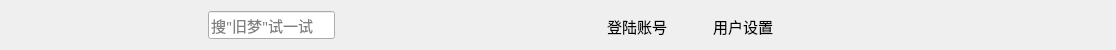
  <widget class="QWidget" name="widget" native="true">
   <property name="geometry">
    <rect>
     <x>0</x>
     <y>0</y>
     <width>1116</width>
     <height>50</height>
    </rect>
   </property>
   <property name="minimumSize">
    <size>
     <width>1031</width>
     <height>50</height>
    </size>
   </property>
   <property name="maximumSize">
    <size>
     <width>16777215</width>
     <height>50</height>
    </size>
   </property>
   <property name="font">
    <font>
     <family>微软雅黑</family>
     <pointsize>11</pointsize>
    </font>
   </property>
   <layout class="QHBoxLayout" name="horizontalLayout_2">
    <item>
     <widget class="QLabel" name="lb_icon">
      <property name="minimumSize">
       <size>
        <width>30</width>
        <height>30</height>
       </size>
      </property>
      <property name="maximumSize">
       <size>
        <width>30</width>
        <height>30</height>
       </size>
      </property>
      <property name="font">
       <font>
        <family>微软雅黑</family>
        <pointsize>11</pointsize>
       </font>
      </property>
      <property name="text">
       <string/>
      </property>
      <property name="pixmap">
       <pixmap resource="resource.qrc">:/lib/yinyue.png</pixmap>
      </property>
      <property name="scaledContents">
       <bool>true</bool>
      </property>
     </widget>
    </item>
    <item>
     <spacer name="horizontalSpacer">
      <property name="font">
       <font>
        <family>微软雅黑</family>
        <pointsize>11</pointsize>
       </font>
      </property>
      <property name="orientation">
       <enum>Qt::Horizontal</enum>
      </property>
      <property name="sizeHint" stdset="0">
       <size>
        <width>176</width>
        <height>20</height>
       </size>
      </property>
     </spacer>
    </item>
    <item>
     <widget class="QLineEdit" name="le_search">
      <property name="font">
       <font>
        <family>微软雅黑</family>
        <pointsize>11</pointsize>
       </font>
      </property>
      <property name="text">
       <string/>
      </property>
      <property name="placeholderText">
       <string>搜&quot;旧梦&quot;试一试</string>
      </property>
     </widget>
    </item>
    <item>
     <widget class="QPushButton" name="pb_search">
      <property name="font">
       <font>
        <family>微软雅黑</family>
        <pointsize>11</pointsize>
       </font>
      </property>
      <property name="text">
       <string/>
      </property>
      <property name="icon">
       <iconset resource="resource.qrc">
        <normaloff>:/lib/sousuo2.png</normaloff>:/lib/sousuo2.png</iconset>
      </property>
      <property name="iconSize">
       <size>
        <width>30</width>
        <height>30</height>
       </size>
      </property>
      <property name="flat">
       <bool>true</bool>
      </property>
     </widget>
    </item>
    <item>
     <spacer name="horizontalSpacer_2">
      <property name="font">
       <font>
        <family>微软雅黑</family>
        <pointsize>11</pointsize>
       </font>
      </property>
      <property name="orientation">
       <enum>Qt::Horizontal</enum>
      </property>
      <property name="sizeHint" stdset="0">
       <size>
        <width>175</width>
        <height>20</height>
       </size>
      </property>
     </spacer>
    </item>
    <item>
     <widget class="QPushButton" name="pb_icon">
      <property name="minimumSize">
       <size>
        <width>30</width>
        <height>30</height>
       </size>
      </property>
      <property name="maximumSize">
       <size>
        <width>30</width>
        <height>30</height>
       </size>
      </property>
      <property name="font">
       <font>
        <family>微软雅黑</family>
        <pointsize>11</pointsize>
       </font>
      </property>
      <property name="text">
       <string/>
      </property>
      <property name="icon">
       <iconset resource="resource.qrc">
        <normaloff>:/lib/touxiang.png</normaloff>:/lib/touxiang.png</iconset>
      </property>
      <property name="iconSize">
       <size>
        <width>30</width>
        <height>30</height>
       </size>
      </property>
      <property name="flat">
       <bool>true</bool>
      </property>
     </widget>
    </item>
    <item>
     <widget class="QPushButton" name="pb_DengLu">
      <property name="minimumSize">
       <size>
        <width>100</width>
        <height>30</height>
       </size>
      </property>
      <property name="maximumSize">
       <size>
        <width>100</width>
        <height>30</height>
       </size>
      </property>
      <property name="font">
       <font>
        <family>微软雅黑</family>
        <pointsize>11</pointsize>
       </font>
      </property>
      <property name="text">
       <string>登陆账号</string>
      </property>
      <property name="iconSize">
       <size>
        <width>30</width>
        <height>30</height>
       </size>
      </property>
      <property name="flat">
       <bool>true</bool>
      </property>
     </widget>
    </item>
    <item>
     <widget class="QPushButton" name="pb_setUserInfo">
      <property name="minimumSize">
       <size>
        <width>100</width>
        <height>30</height>
       </size>
      </property>
      <property name="maximumSize">
       <size>
        <width>100</width>
        <height>30</height>
       </size>
      </property>
      <property name="font">
       <font>
        <family>微软雅黑</family>
        <pointsize>11</pointsize>
       </font>
      </property>
      <property name="text">
       <string>用户设置</string>
      </property>
      <property name="iconSize">
       <size>
        <width>30</width>
        <height>30</height>
       </size>
      </property>
      <property name="flat">
       <bool>true</bool>
      </property>
     </widget>
    </item>
    <item>
     <widget class="QPushButton" name="pb_AddFriend">
      <property name="minimumSize">
       <size>
        <width>30</width>
        <height>30</height>
       </size>
      </property>
      <property name="maximumSize">
       <size>
        <width>30</width>
        <height>30</height>
       </size>
      </property>
      <property name="font">
       <font>
        <family>微软雅黑</family>
        <pointsize>11</pointsize>
       </font>
      </property>
      <property name="styleSheet">
       <string notr="true">background-color: rgb(255, 0, 255);</string>
      </property>
      <property name="text">
       <string/>
      </property>
      <property name="icon">
       <iconset resource="resource.qrc">
        <normaloff>:/lib/add.png</normaloff>:/lib/add.png</iconset>
      </property>
      <property name="iconSize">
       <size>
        <width>30</width>
        <height>30</height>
       </size>
      </property>
      <property name="flat">
       <bool>true</bool>
      </property>
     </widget>
    </item>
    <item>
     <spacer name="horizontalSpacer_3">
      <property name="font">
       <font>
        <family>微软雅黑</family>
        <pointsize>11</pointsize>
       </font>
      </property>
      <property name="orientation">
       <enum>Qt::Horizontal</enum>
      </property>
      <property name="sizeHint" stdset="0">
       <size>
        <width>147</width>
        <height>20</height>
       </size>
      </property>
     </spacer>
    </item>
    <item>
     <widget class="QPushButton" name="pb_PiFu">
      <property name="minimumSize">
       <size>
        <width>30</width>
        <height>30</height>
       </size>
      </property>
      <property name="maximumSize">
       <size>
        <width>30</width>
        <height>30</height>
       </size>
      </property>
      <property name="font">
       <font>
        <family>微软雅黑</family>
        <pointsize>11</pointsize>
       </font>
      </property>
      <property name="text">
       <string/>
      </property>
      <property name="icon">
       <iconset resource="resource.qrc">
        <normaloff>:/lib/pifu.png</normaloff>:/lib/pifu.png</iconset>
      </property>
      <property name="iconSize">
       <size>
        <width>30</width>
        <height>30</height>
       </size>
      </property>
      <property name="flat">
       <bool>true</bool>
      </property>
     </widget>
    </item>
    <item>
     <widget class="QPushButton" name="pb_min">
      <property name="minimumSize">
       <size>
        <width>30</width>
        <height>30</height>
       </size>
      </property>
      <property name="maximumSize">
       <size>
        <width>30</width>
        <height>30</height>
       </size>
      </property>
      <property name="font">
       <font>
        <family>微软雅黑</family>
        <pointsize>11</pointsize>
       </font>
      </property>
      <property name="text">
       <string/>
      </property>
      <property name="icon">
       <iconset resource="resource.qrc">
        <normaloff>:/lib/zuixiao.png</normaloff>:/lib/zuixiao.png</iconset>
      </property>
      <property name="iconSize">
       <size>
        <width>30</width>
        <height>30</height>
       </size>
      </property>
      <property name="flat">
       <bool>true</bool>
      </property>
     </widget>
    </item>
    <item>
     <widget class="QPushButton" name="pb_max">
      <property name="minimumSize">
       <size>
        <width>30</width>
        <height>30</height>
       </size>
      </property>
      <property name="maximumSize">
       <size>
        <width>30</width>
        <height>30</height>
       </size>
      </property>
      <property name="font">
       <font>
        <family>微软雅黑</family>
        <pointsize>11</pointsize>
       </font>
      </property>
      <property name="text">
       <string/>
      </property>
      <property name="icon">
       <iconset resource="resource.qrc">
        <normaloff>:/lib/zuidahua.png</normaloff>:/lib/zuidahua.png</iconset>
      </property>
      <property name="iconSize">
       <size>
        <width>30</width>
        <height>30</height>
       </size>
      </property>
      <property name="flat">
       <bool>true</bool>
      </property>
     </widget>
    </item>
    <item>
     <widget class="QPushButton" name="pb_close">
      <property name="minimumSize">
       <size>
        <width>30</width>
        <height>30</height>
       </size>
      </property>
      <property name="maximumSize">
       <size>
        <width>30</width>
        <height>30</height>
       </size>
      </property>
      <property name="font">
       <font>
        <family>微软雅黑</family>
        <pointsize>11</pointsize>
       </font>
      </property>
      <property name="text">
       <string/>
      </property>
      <property name="icon">
       <iconset resource="resource.qrc">
        <normaloff>:/lib/guanbi.png</normaloff>:/lib/guanbi.png</iconset>
      </property>
      <property name="iconSize">
       <size>
        <width>30</width>
        <height>30</height>
       </size>
      </property>
      <property name="flat">
       <bool>true</bool>
      </property>
     </widget>
    </item>
   </layout>
  </widget>
